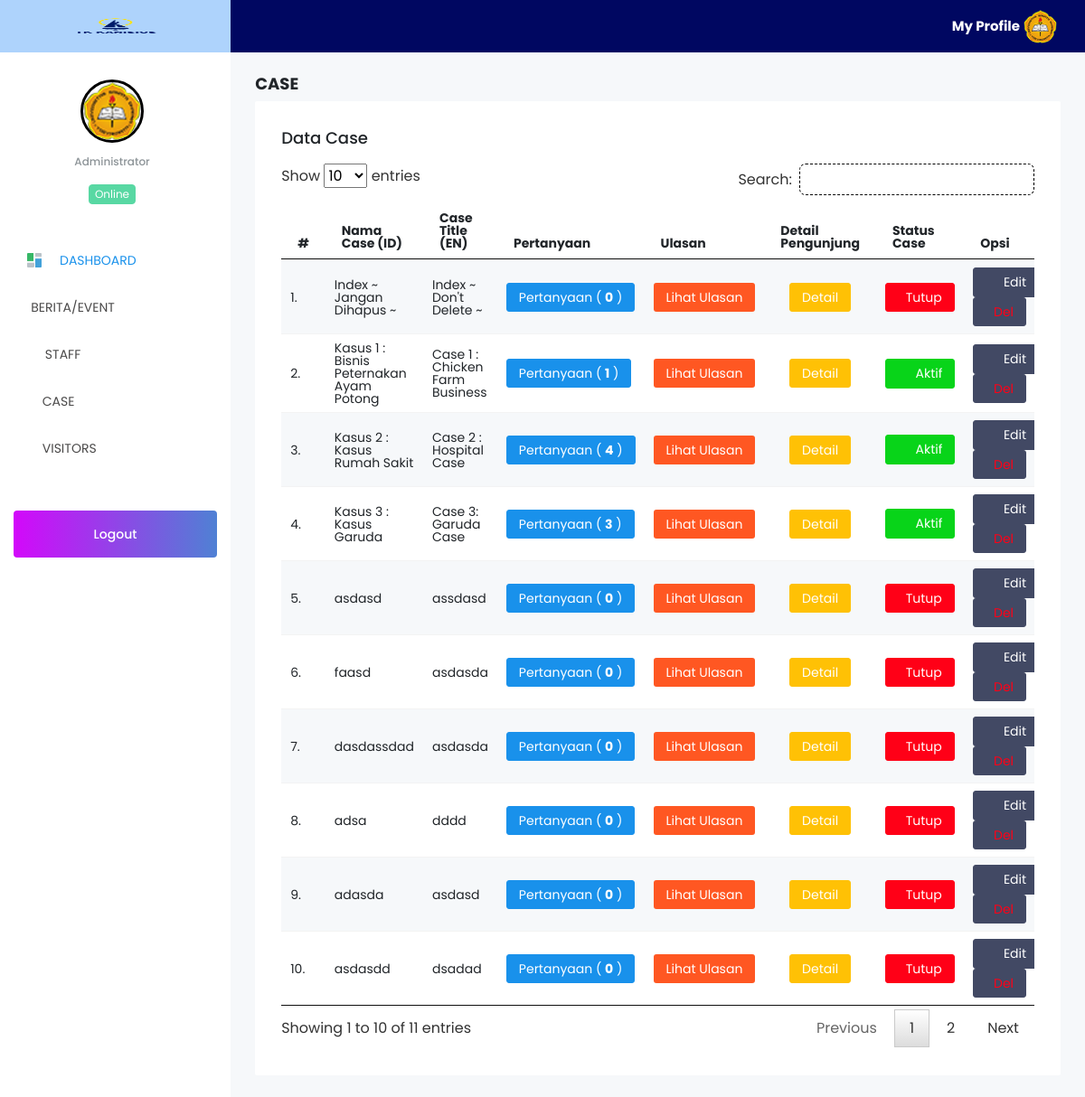
Screenshot of /learning/admin/index.php?page=case (signed in) with the database file from the repository.
### tables this page shows
CREATE TABLE `cases` (
  `id` int(11) NOT NULL,
  `title_ind` varchar(100) NOT NULL,
  `title_en` varchar(100) NOT NULL,
  `image` varchar(100) NOT NULL,
  `content_ind` varchar(5000) NOT NULL,
  `content_en` varchar(5000) NOT NULL,
  `status` tinyint(1) NOT NULL DEFAULT 0,
  `creator` int(11) NOT NULL,
  `timestamp` date NOT NULL
);

### learning/admin/modul/case/data_case.php (the view, shortened to what this page needs)
<div class="content-wrapper">
	<h4>
	<b>CASE</b>
	</h4>
	<div class="row">
		<div class="col-md-12 col-xs-12">
			<div class="card">
				<div class="card-body">
					<h4 class="card-title">Data Case</h4>
					<div class="table-responsive">
						<table class="table table-striped table-hover table-condensed" id="data">
							<thead>
								<tr>
									<th>#</th>
									<th>Nama Case (ID)</th>
									<th>Case Title (EN)</th>
									<th>Pertanyaan</th>
									<th>Ulasan</th>
									<th>Detail Pengunjung</th>
									<th>Status Case</th>
									<th>Opsi</th>
								</tr>
							</thead>
							<tbody>
								<?php
								$no=1;
								$sqlrole = mysqli_query($con,"SELECT * FROM cases");
								foreach ($sqlrole as $row) { ?>
								<tr>
									<td><?=$no++; ?>.</td>
									<td><?=$row['title_ind']; ?></td>
									<td><?=$row['title_en']; ?></td>
									<td>
									<?php $jmlSoal = mysqli_num_rows(mysqli_query($con,"SELECT * FROM questions WHERE id_case='$row[id]' ")) ?>
									<a href="?page=case&act=soal&id=<?=$row['id']; ?>" class="btn btn-primary btn-sm text-white">Pertanyaan  ( <b><?=$jmlSoal; ?></b> )</a>
									</td>
									<td>
									<a href="?page=case&act=ulasanadd&id=<?=$row['id']; ?>" class="btn btn-sm text-white" style="background-color: #FF5722;">Lihat Ulasan</a>
									</td>
									<td class="text-center">
									<a href="?page=case&act=visitors&case=<?=$row['id']; ?>" class="btn btn-sm btn-warning">Detail</a>
									</td>
									<td>
									<?php
									$klsu= mysqli_query($con,"SELECT * FROM cases WHERE id='$row[id]' AND status='1'");
									$jml = mysqli_num_rows($klsu);
									if ($jml > 0) {
									?>
									<a data-toggle="modal" data-target="#tutup<?=$row['id']; ?>" class="btn btn-success btn-sm text-white"><i class="fa fa-check-square-o"></i> Aktif </a>
									<?php
									}else{
									?>
									<a data-toggle="modal" data-target="#Aktif<?=$row['id']; ?>" class="btn btn-danger btn-sm text-white"><i class="fa fa-window-close-o"></i> Tutup </a>
									<?php
									}
									?>
									</td>
									<td>
									<a href="?page=case&act=caseedit&id=<?=$row['id']; ?>" class="btn btn-dark btn-sm"><i class="fa fa-pencil"></i> Edit </a>
									<a href="?page=case&act=casedel&id=<?=$row['id']; ?>" onclick="return confirm('Yakin Hapus Data ?')" class="btn btn-dark btn-sm text-danger"><i class="fa fa-trash"></i> Del </a>
									</td>
								</tr>
								<?php } ?>
							</tbody>
						</table>
					</div>
				</div>
             </div>
		</div>
	</div>
</div>

### rows the page displays
cases: title_ind "Index ~ Jangan Dihapus ~", title_en "Index ~ Don't Delete ~", jmlSoal "0"
cases: title_ind "Kasus 1 : Bisnis Peternakan Ayam Potong", title_en "Case 1 : Chicken Farm Business", jmlSoal "1"
cases: title_ind "Kasus 2 : Kasus Rumah Sakit", title_en "Case 2 : Hospital Case", jmlSoal "4"
cases: title_ind "Kasus 3 : Kasus Garuda", title_en "Case 3: Garuda Case", jmlSoal "3"
cases: title_ind "asdasd", title_en "assdasd", jmlSoal "0"
cases: title_ind "faasd", title_en "asdasda", jmlSoal "0"
cases: title_ind "dasdassdad", title_en "asdasda", jmlSoal "0"
cases: title_ind "adsa", title_en "dddd", jmlSoal "0"
cases: title_ind "adasda", title_en "asdasd", jmlSoal "0"
cases: title_ind "asdasdd", title_en "dsadad", jmlSoal "0"
